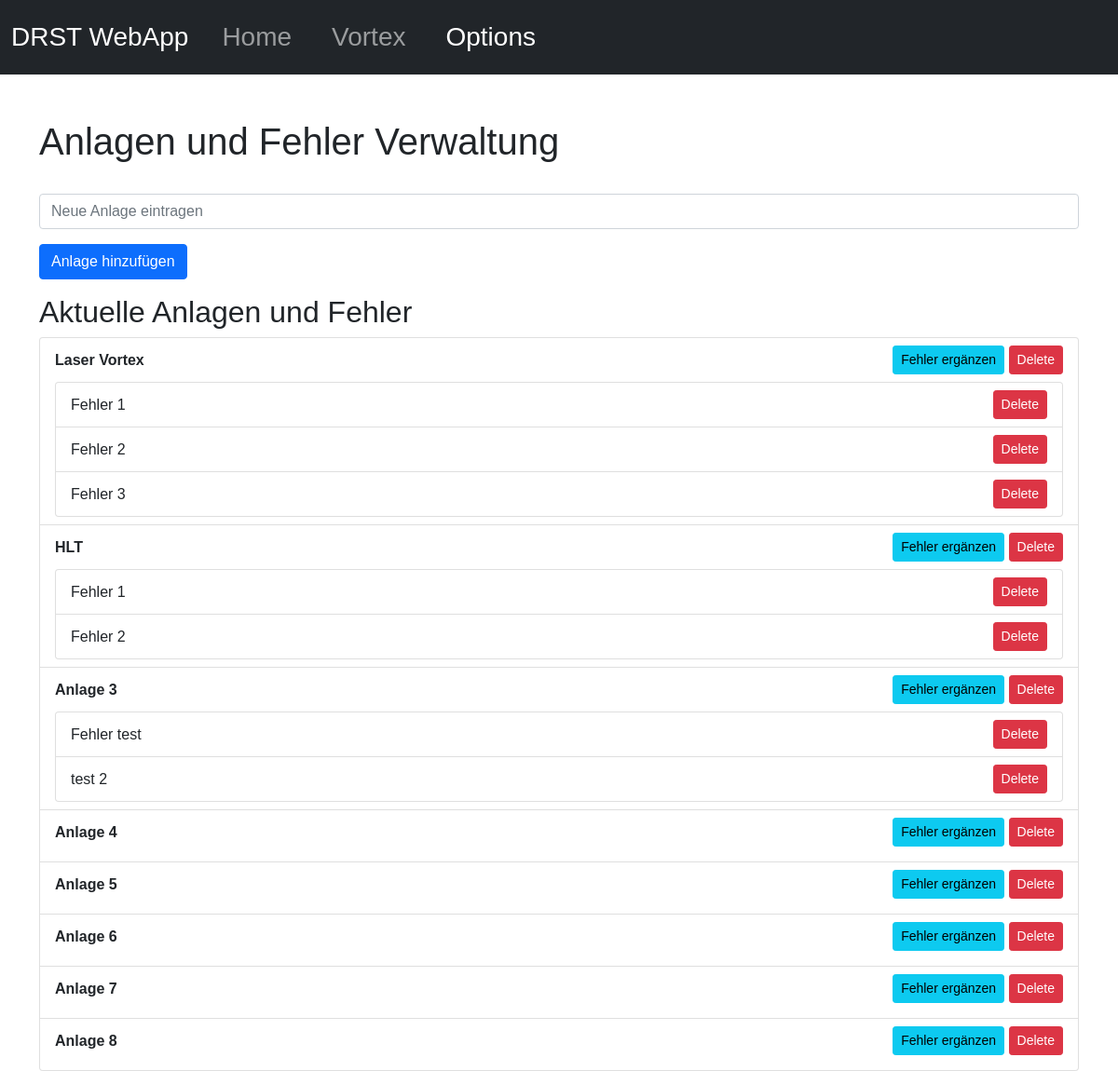
Page /vortex/options on the committed database.
### app.py (models this page shows, shortened)
class SelectionOption(db.Model):
    id = db.Column(db.Integer, primary_key=True)
    label = db.Column(db.String(120), nullable=False)
    parent_id = db.Column(db.Integer, db.ForeignKey('selection_option.id'), nullable=True)
    children = db.relationship('SelectionOption',
                               backref=db.backref('parent', remote_side=[id]),
                               lazy=True,
                               cascade="all, delete-orphan")

### app.py (the view, shortened to what this page needs)
@app.route('/vortex/options', methods=['GET', 'POST'])
def manage_options():
    options = SelectionOption.query.filter(SelectionOption.parent_id.is_(None)).all()
    return render_template('vortex-options.html', options=options)

### templates/vortex-options.html (shortened to what this page needs)
<!DOCTYPE html>
<html lang="en">
<head>
    <link href="https://cdn.jsdelivr.net/npm/bootstrap@5.0.2/dist/css/bootstrap.min.css" rel="stylesheet"
>
    <link rel="stylesheet" href="{{ url_for('static', filename='options-style.css') }}">
</head>
<body class="options-page">
    {% include 'navbar.html' %}
    <div class="container mt-5 main-content">
        <h1>Anlagen und Fehler Verwaltung</h1>
        <form method="POST" class="mb-3">
            <div class="mb-3">
                <input type="text" class="form-control" id="new_option" name="new_option" placeholder="Neue Anlage eintragen"
                       required autofocus onfocus="this.scrollIntoView({ behavior: 'smooth' });">
            </div>
            <button type="submit" class="btn btn-primary">Anlage hinzufügen</button>
        </form>
        <h2>Aktuelle Anlagen und Fehler</h2>
        <ul class="list-group">
            {% for option in options %}
            <li class="list-group-item">
                <div class= "d-flex justify-content-between align-items-center">
                    <b> {{ option.label }} </b>
                    <form action="{{ url_for('delete_option', option_id=option.id) }}" method="post" class="d-inline">
                        <button type="button" class="btn btn-info btn-sm addDetailButton" data-bs-toggle="modal"
                                data-bs-target="#addChildOptionModal" data-option-id="{{ option.id }}">Fehler ergänzen</button>
                        <button type="submit" class="btn btn-danger btn-sm">Delete</button>
                    </form>
                </div>
                <ul class="list-group mt-2 child-option-list" id="child-options-{{ option.id }}">
                    {% for child_option in option.children %}
                    <li class="list-group-item d-flex justify-content-between align-items-center">
                        {{ child_option.label }}
                        <button type="button" class="btn btn-danger btn-sm deleteChildButton" data-child-id="{{ child_option.id }}">Delete</button>
                    </li>
                    {% endfor %}
                </ul>
            </li>
            {% endfor %}
        </ul>
    </div>
</body>
</html>

### templates/navbar.html (shortened to what this page needs)
<nav class="navbar navbar-expand-lg navbar-dark bg-dark fixed-top navbar-custom">
  <div class="container-fluid">
    <a class="navbar-brand" href="#">DRST WebApp</a>
    <div class="collapse navbar-collapse" id="navbarNav">
      <ul class="navbar-nav">
        <li class="nav-item">
          <a class="nav-link" id="navHome" href="/">Home</a>
        </li>
        <li class="nav-item">
          <a class="nav-link" id="navVortex" href="/vortex">Vortex</a>
        </li>
        <li class="nav-item">
          <a class="nav-link" id="navOptions" href="/vortex/options">Options</a>
        </li>
      </ul>
    </div>
  </div>
  <link rel="stylesheet" href="{{ url_for('static', filename='navbar-style.css') }}">
</nav>

### static/options-style.css (style rules this page uses)
.main-content { padding-top: 10vh; }

### static/navbar-style.css (style rules this page uses)
body, html { font-family: 'YourCustomFont', sans-serif; }
.navbar-custom { height: 10vh; background-color: #004080; }
.navbar-custom .navbar-nav .nav-link { font-size: 28px; padding-top: 10px; padding-bottom: 10px; margin-right: 15px; margin-left: 1vw; }
.navbar-brand { font-size: 28px; }

### rows in the picture
SelectionOption: label "Laser Vortex"
SelectionOption: label "Fehler 1"
SelectionOption: label "Fehler 2"
SelectionOption: label "Fehler 3"
SelectionOption: label "HLT"
SelectionOption: label "Fehler 1"
SelectionOption: label "Fehler 2"
SelectionOption: label "Anlage 3"
SelectionOption: label "Fehler test"
SelectionOption: label "test 2"
SelectionOption: label "Anlage 4"
SelectionOption: label "Anlage 5"
SelectionOption: label "Anlage 6"
SelectionOption: label "Anlage 7"
SelectionOption: label "Anlage 8"
